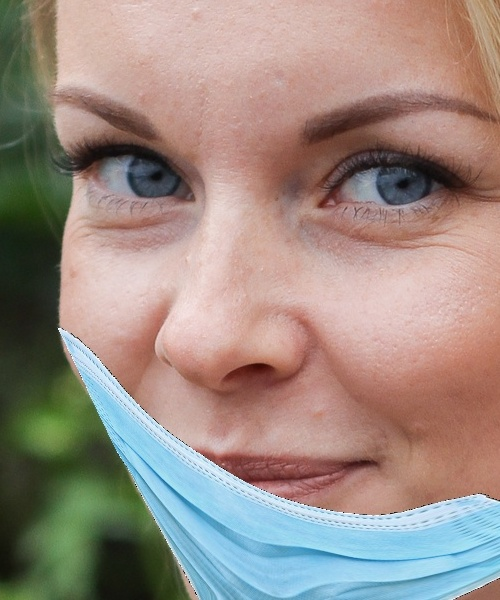
#> input picture method 1/face_detection/training/mask_val/2/02429_Mask_Mouth_Chin.jpg, 500 x 600 px; its folder holds 4 pictures in this run
$ python script.py
#> lines starting #> are read from the running program, lines starting #| are printed output that depends on the picture
import os, cv2
from shutil import copyfile


def main():

  dir_ = './mask_val/2/'
  for entry in os.scandir(dir_):
    if entry.path.endswith('.jpg'):
      img = cv2.imread(entry.path)
#> img is the input picture: shape (600, 500, 3); mean B, G, R 131.3, 139.8, 155.9
      crop_img = img[300:900, 250:750]
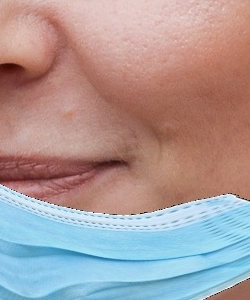
#> crop_img: shape (300, 250, 3); mean B, G, R 154.3, 154.2, 170.8
      cv2.imwrite('./mask_val/2c/'+ entry.name, crop_img)
#> pass 2 of the loop in main, `for entry in os.scandir(dir_):`:
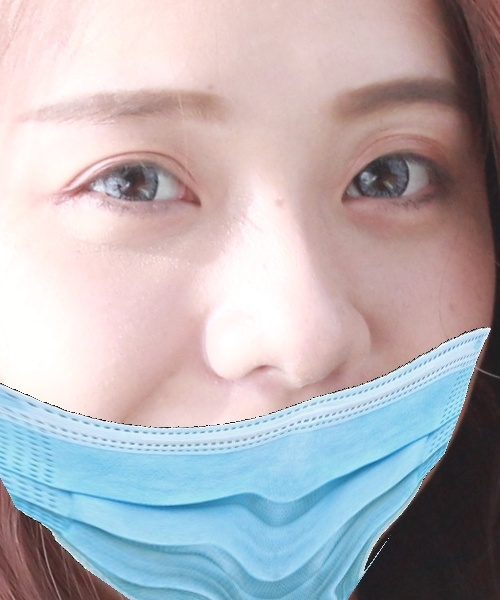
#> input picture method 1/face_detection/training/mask_val/2/02455_Mask_Mouth_Chin.jpg, 500 x 600 px
#> in main, img is the input picture: shape (600, 500, 3); mean B, G, R 181.4, 176.3, 180.8
#> in main, `crop_img = img[300:900, 250:750]`:
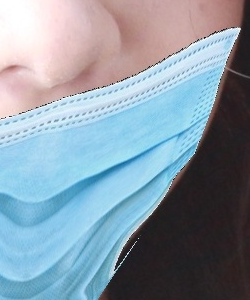
#> crop_img: shape (300, 250, 3); mean B, G, R 164.9, 151.8, 134.7
#> pass 3 of the loop in main, `for entry in os.scandir(dir_):`:
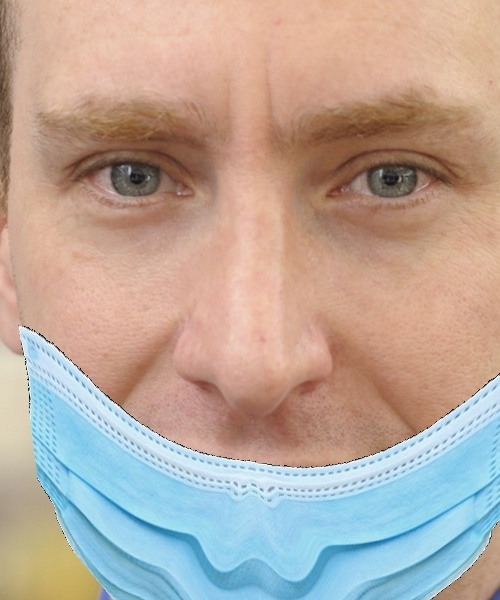
#> input picture method 1/face_detection/training/mask_val/2/02445_Mask_Mouth_Chin.jpg, 500 x 600 px
#> in main, img is the input picture: shape (600, 500, 3); mean B, G, R 156.6, 167.6, 185
#> in main, `crop_img = img[300:900, 250:750]`:
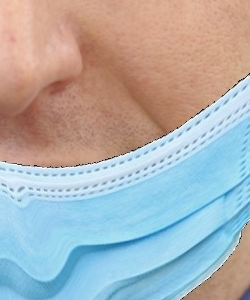
#> crop_img: shape (300, 250, 3); mean B, G, R 178, 176.4, 172.6
#> the loop made 4 passes; the first 3 are shown


if __name__ == '__main__':
  main()
